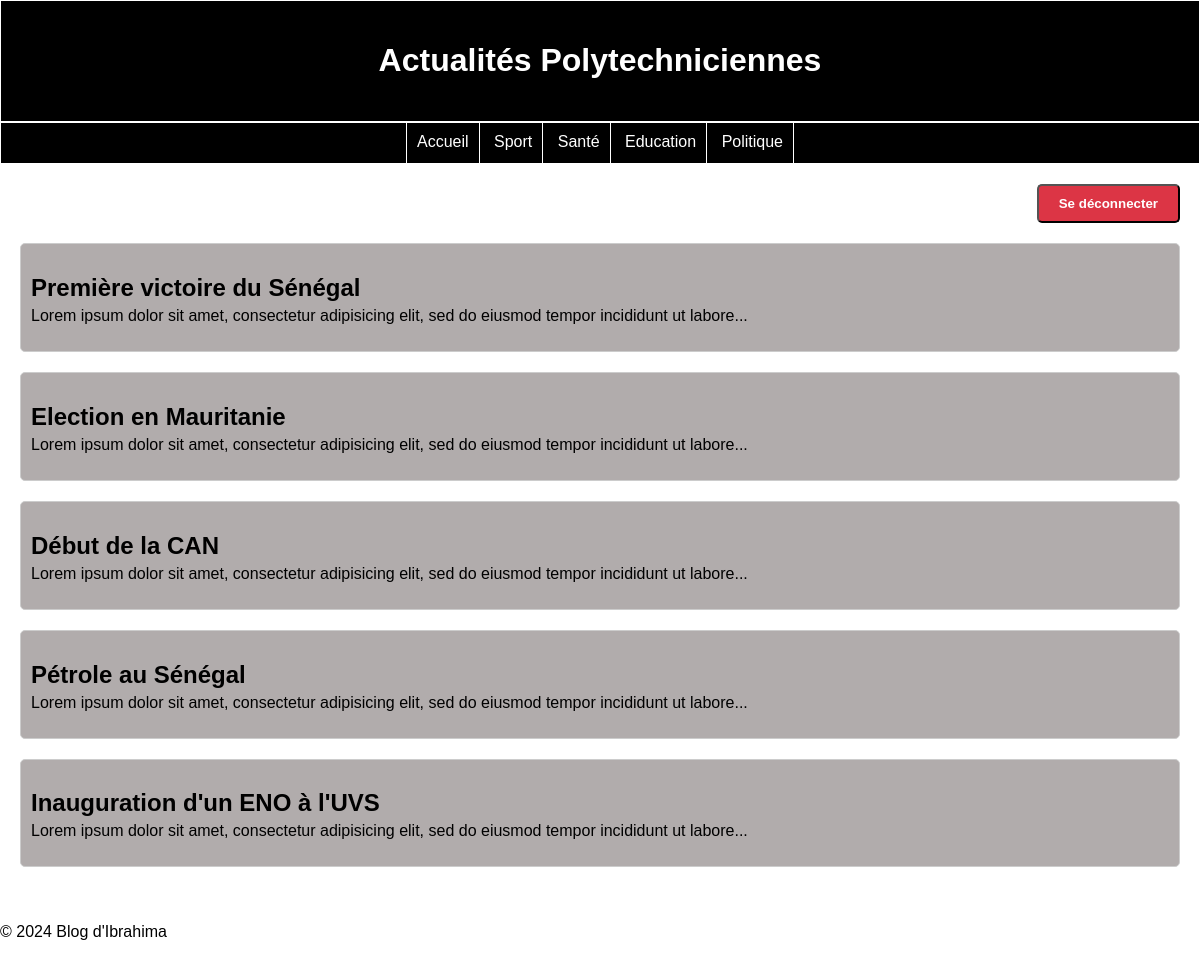
The page / on the database its author committed.
### tables this page shows
CREATE TABLE Categorie(
	id int primary key auto_increment,
	libelle varchar(20)
);

CREATE TABLE Article(
	id int primary key auto_increment,
	titre varchar(255),
	contenu text,
	dateCreation datetime DEFAULT NOW(),
	dateModification datetime DEFAULT NOW(),
	categorie int
);

### controllers/CategorieController.php (called while the page is built)
<?php
require_once __DIR__ . '/../config/connexion.php';
require_once __DIR__ . '/../models/Categorie.php';
class CategorieController {
    private $categorieModel;
    public function __construct($connexion) {
        $this->categorieModel = new Categorie($connexion);
    }
    public function index() {
        $categories = $this->categorieModel->getAllCategories();
        include __DIR__ . '/../views/header.php';
        include __DIR__ . '/../views/menu.php';
        return $categories;
    }
}
?>

### models/Categorie.php (called while the page is built)
<?php
class Categorie {
    private $connexion;
    public function __construct($connexion) {
        $this->connexion = $connexion;
    }
    public function getAllCategories() {
        $requete = "SELECT * FROM Categorie";
        $resultat = $this->connexion->query($requete);
        return $resultat->fetchAll(PDO::FETCH_ASSOC);
    }
}
?>

### controllers/ArticleController.php (called while the page is built, shortened)
<?php
require_once __DIR__ . '/../config/connexion.php';
require_once __DIR__ . '/../models/Article.php';
class ArticleController {
    private $articleModel;
    public function __construct($connexion) {
        $this->articleModel = new Article($connexion);
    }
    public function index() {
        if (isset($_GET['categorie'])) {
            $articles = $this->articleModel->getArticlesByCategory($_GET['categorie']);
        } else {
            $articles = $this->articleModel->getAllArticles();
        }
        include __DIR__ . '/../views/articles.php';
    }
}
?>

### models/Article.php (called while the page is built, shortened)
<?php
class Article {
    private $connexion;
    public function __construct($connexion) {
        $this->connexion = $connexion;
    }
    public function getAllArticles() {
        $requete = "SELECT * FROM Article";
        $statement = $this->connexion->query($requete);
        return $statement->fetchAll(PDO::FETCH_ASSOC);
    }
}
?>

### views/articles.php (the view, shortened to what this page needs)
<?php
require_once __DIR__ . '/../config/connexion.php';
require_once __DIR__ . '/../controllers/ArticleController.php';
?>
<!DOCTYPE html>
<html lang="fr">
<head>
    <link rel="stylesheet" href="assets/css/styles.css">
</head>
<body>
    <div class="article-container">
        <div class="button-container">
            <div style="float: right;">
                <form method="POST" style="display: inline;">
                    <button type="submit" name="logout" class="logout-button">Se déconnecter</button>
                </form>
            </div>
        </div>
        <?php if (isset($articles) && count($articles) > 0): ?>
            <?php foreach ($articles as $article): ?>
                <div class="article-box">
                    <h2><a href="?id=<?php echo $article['id']; ?>"><?php echo $article['titre']; ?></a></h2>
                    <p><?php echo substr($article['contenu'], 0, 100); ?>...</p>
                </div>
            <?php endforeach; ?>
        <?php else: ?>
            <p>Aucun article trouvé.</p>
        <?php endif; ?>
    </div>
    <?php include __DIR__ . '/footer.php'; ?>
</body>
</html>

### views/header.php
<div id="bandeau-blog">
    <h1 style="color: white; text-decoration: none;">Actualités Polytechniciennes</h1>
</div>

### views/menu.php
<div id="bandeau-menu">
    <ul class="menu">
        <li><a href="index.php">Accueil</a></li>
        <?php if (isset($categories) && is_array($categories)): ?>
            <?php foreach ($categories as $categorie): ?>
                <li><a href="?categorie=<?php echo $categorie['id']; ?>"><?php echo $categorie['libelle']; ?></a></li>
            <?php endforeach; ?>
        <?php endif; ?>
    </ul>
</div>

### index.php (shortened to what this page needs)
<?php
require_once 'config/connexion.php';
require_once 'controllers/ArticleController.php';
require_once 'controllers/CategorieController.php';
$categorieController = new CategorieController($connexion);
$categories = $categorieController->index();
$articleController = new ArticleController($connexion);
if (isset($_GET['id'])) {
    $articleController->show($_GET['id']);
} else {
    $articleController->index();
}
?>

### views/footer.php
<footer>
    <p>&copy; 2024 Blog d'Ibrahima</p>
</footer>

### assets/css/styles.css (style rules this page uses)
body { font-family: Arial, sans-serif; margin: 0; padding: 0; }
#bandeau-blog { background-color: black; color: white; padding: 20px 0; text-align: center; border: 1px solid white; }
#bandeau-menu { background-color: black; border-top: 1px solid white; border-bottom: 1px solid white; border: 1px solid white; text-align: center; }
.menu { list-style-type: none; padding: 0; margin: 0; display: inline-block; }
.menu li { display: inline-block; border-right: 1px solid white; padding: 10px; }
.menu li:first-child { border-left: 1px solid white; }
.menu li a { color: white; text-decoration: none; }
.menu li a::after { content: ''; display: block; margin: auto; height: 2px; width: 0px; background: transparent; transition: width .5s ease, background-color .5s ease; }
.article-container { background-color: white; padding: 20px; }
.article-box { border: 1px solid #ccc; border-radius: 10px; background-color: #b1acac; padding: 20px; margin-bottom: 20px; }
.article-box h2 a { color: black; text-decoration: none; }
.article-box p { color: black; }

### views/articles.php (style rules this page uses)
.article-box { margin-bottom: 20px; padding: 10px; border: 1px solid #ccc; border-radius: 5px; }
.article-box h2 { margin-bottom: 5px; }
.article-box p { margin-top: 5px; }
.logout-button { display: inline-block; padding: 10px 20px; background-color: #dc3545; color: #fff; text-decoration: none; border-radius: 5px; font-weight: bold; float: right; cursor: pointer; }
.button-container { overflow: auto; margin-bottom: 20px; }

### rows shown on the page
categorie: libelle "Sport"
categorie: libelle "Santé"
categorie: libelle "Education"
categorie: libelle "Politique"
article: titre "Première victoire du Sénégal", contenu "Lorem ipsum dolor sit amet, consectetur adipisicing elit, sed do eiusmod tempor incididunt ut labore"
article: titre "Election en Mauritanie", contenu "Lorem ipsum dolor sit amet, consectetur adipisicing elit, sed do eiusmod tempor incididunt ut labore"
article: titre "Début de la CAN", contenu "Lorem ipsum dolor sit amet, consectetur adipisicing elit, sed do eiusmod tempor incididunt ut labore"
article: titre "Pétrole au Sénégal", contenu "Lorem ipsum dolor sit amet, consectetur adipisicing elit, sed do eiusmod tempor incididunt ut labore"
article: titre "Inauguration d'un ENO à l'UVS", contenu "Lorem ipsum dolor sit amet, consectetur adipisicing elit, sed do eiusmod tempor incididunt ut labore"
